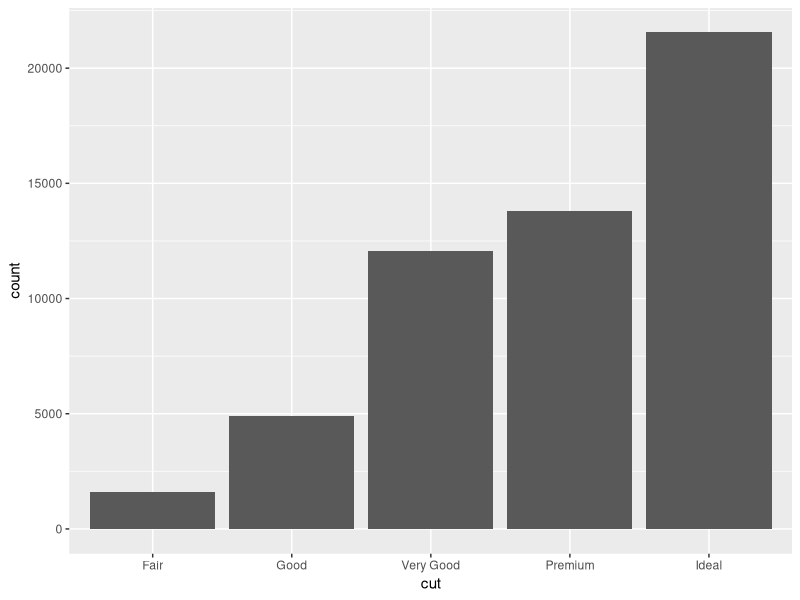
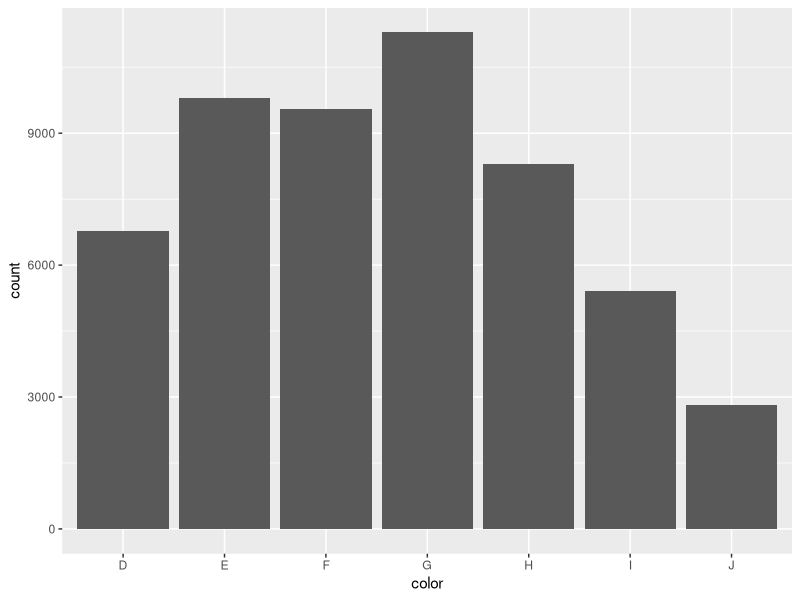
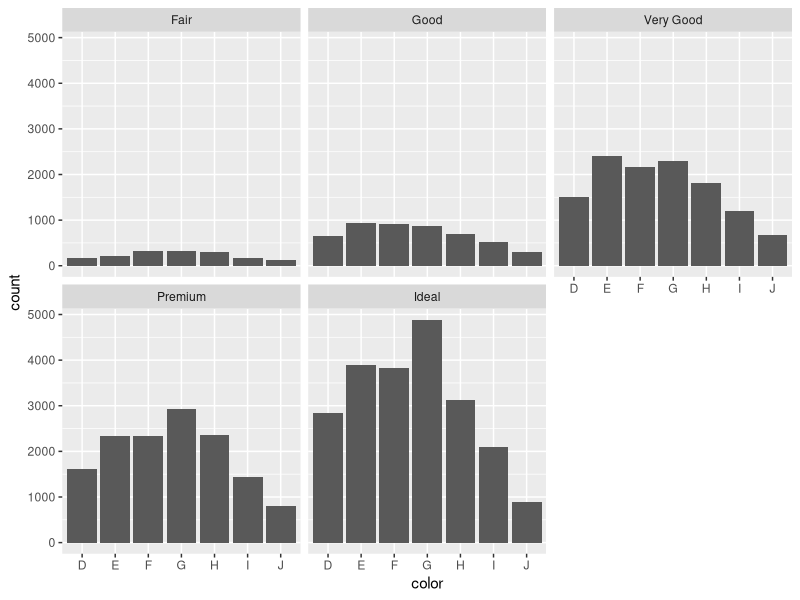
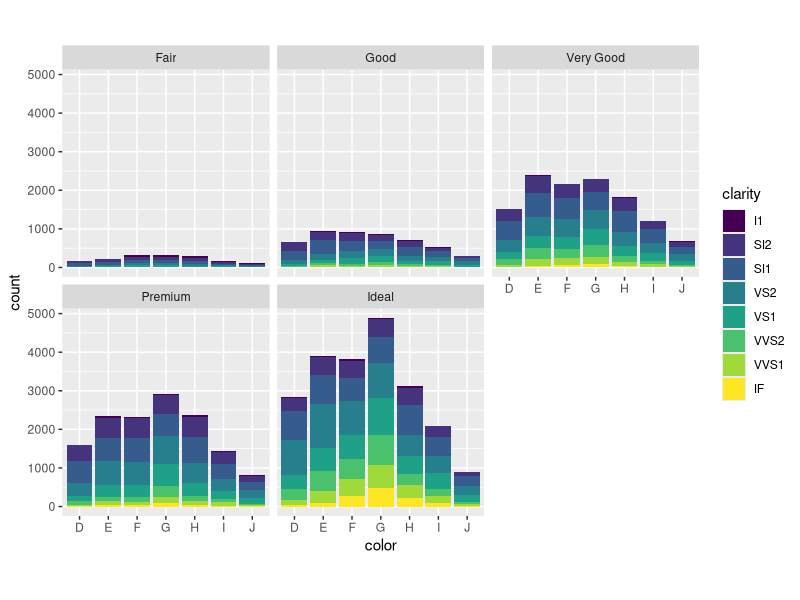
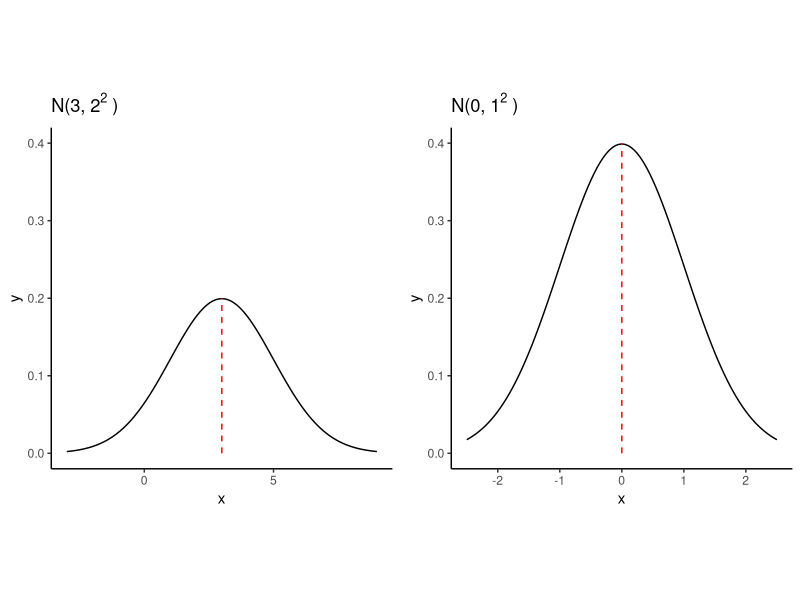

The R script that drew these images, in order:
## ---- chunk 1
library(tidyverse) 
library(gridExtra)
library(knitr) 
opts_chunk$set(
  tidy = FALSE,
  cache = FALSE,
  echo = TRUE,
  warning = FALSE,
  message = FALSE,
  dpi = 300,
  fig.align = "center",
  fig.width = 3,
  fig.height = 3
  )
## ---- chunk 2
df <- diamonds ## diamonds is a built-in data set
dim(df)
head(df)
## ---- chunk 3
DiaCut <- df$cut
unique(DiaCut)
## ---- chunk 4
table(DiaCut)
## ---- chunk 5
g <- ggplot(data = df, aes(x = cut)) + 
  geom_bar() 
print(g)
## ---- chunk 6
unique(df$color)
## ---- chunk 7
table(df$color)
## ---- chunk 8
ggplot(df, aes(color)) + ## can omit 'data = ' and 'x = '
  geom_bar()
## ---- chunk 9
table(df$cut, df$color)
## ---- chunk 10
ggplot(df, aes(color)) + ## can omit 'data = ' and 'x = '
  geom_bar() +
  facet_wrap(~cut) #<<
## ---- chunk 11
ggplot(df, aes(color, fill = clarity)) + #<<
  geom_bar() +
  theme(aspect.ratio = 1) + #<<
  facet_wrap(~cut) 
## ---- chunk 12
d <- read.table(file = "heights.txt", header = TRUE, sep = " ")
mom <- d$Mheight
s <- sum(mom)
n <- length(mom)
mom_height_mean <- s/n
print(mom_height_mean)
## ---- chunk 13
mean(mom) # mean() gives the mean of a vector
## ---- chunk 14
var(mom) # var() gives the sample variance of a vector
## ---- chunk 15
v1 <- mom-mean(mom); v2 <- v1^2
sum(v2)/(length(mom)-1)
## ---- chunk 16
sd(mom) # sd() gives the sample standard deviation of a vector
## ---- chunk 17
g <- ggplot(data = data.frame(x = 0), mapping = aes(x = x))
fun.1 <- function(x) dnorm(x, mean = 3, sd = 2)
fun.2 <- function(x) dnorm(x, mean = 0, sd = 1)

g1 <- g + 
  theme_bw() + 
  theme_classic() +
  stat_function(fun = fun.1) + xlim(-3, 9) + ylim(0, 0.4) +
  theme(aspect.ratio = 1) +
  geom_segment(x = 3, y = 0, xend = 3, yend = 0.2, lty = "dashed", color = "red") +
  ggtitle(bquote('N(3,'~2^2~')'))

g2 <- g + 
  theme_bw() + 
  theme_classic() +
  stat_function(fun = fun.2) + xlim(-2.5, 2.5) + ylim(0, 0.4) +
  theme(aspect.ratio = 1) +
  geom_segment(x = 0, y = 0, xend = 0, yend = 0.4, lty = "dashed", color = "red") +
  ggtitle(bquote('N(0,'~1^2~')'))

grid.arrange(g1, g2, ncol = 2)
